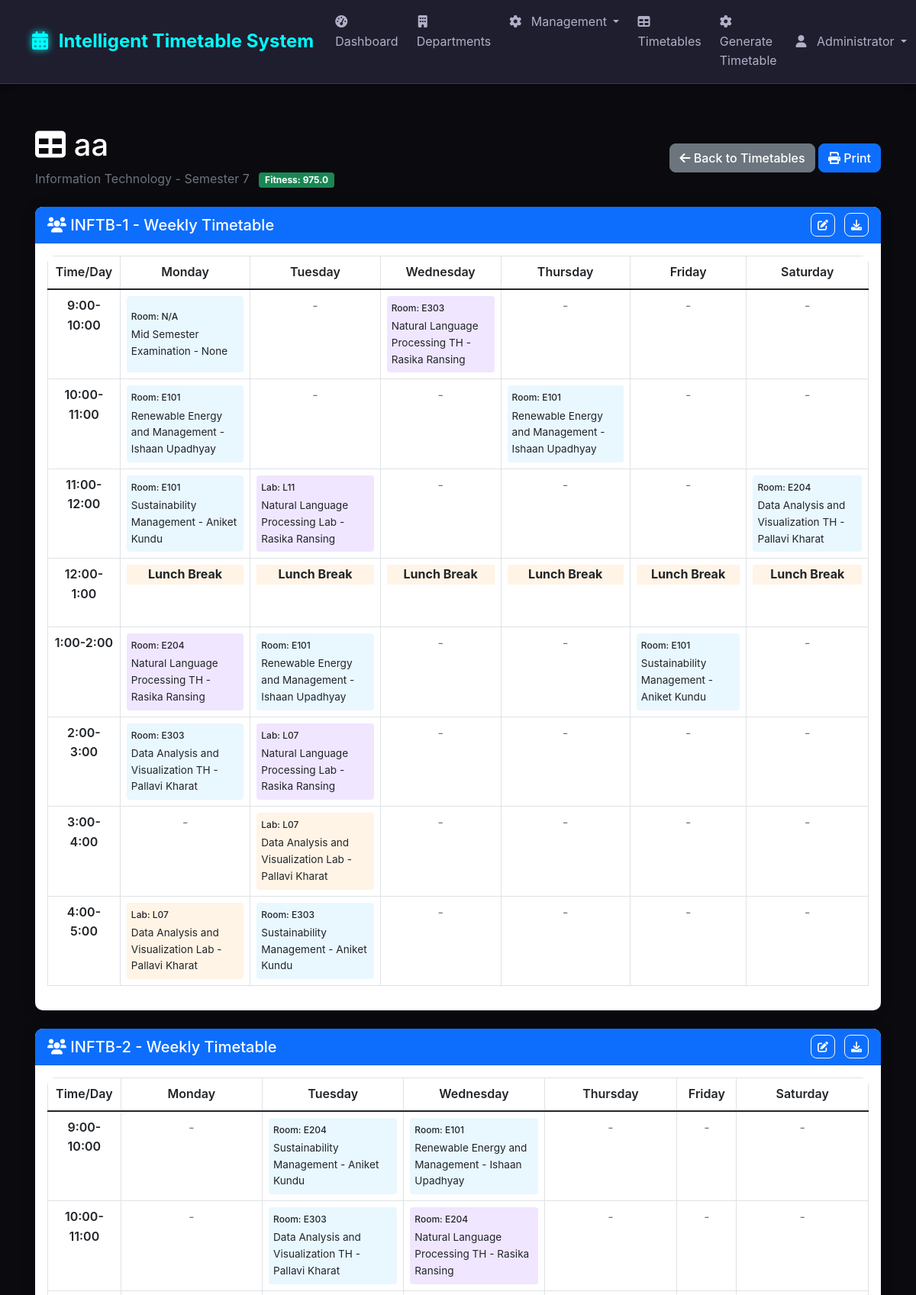
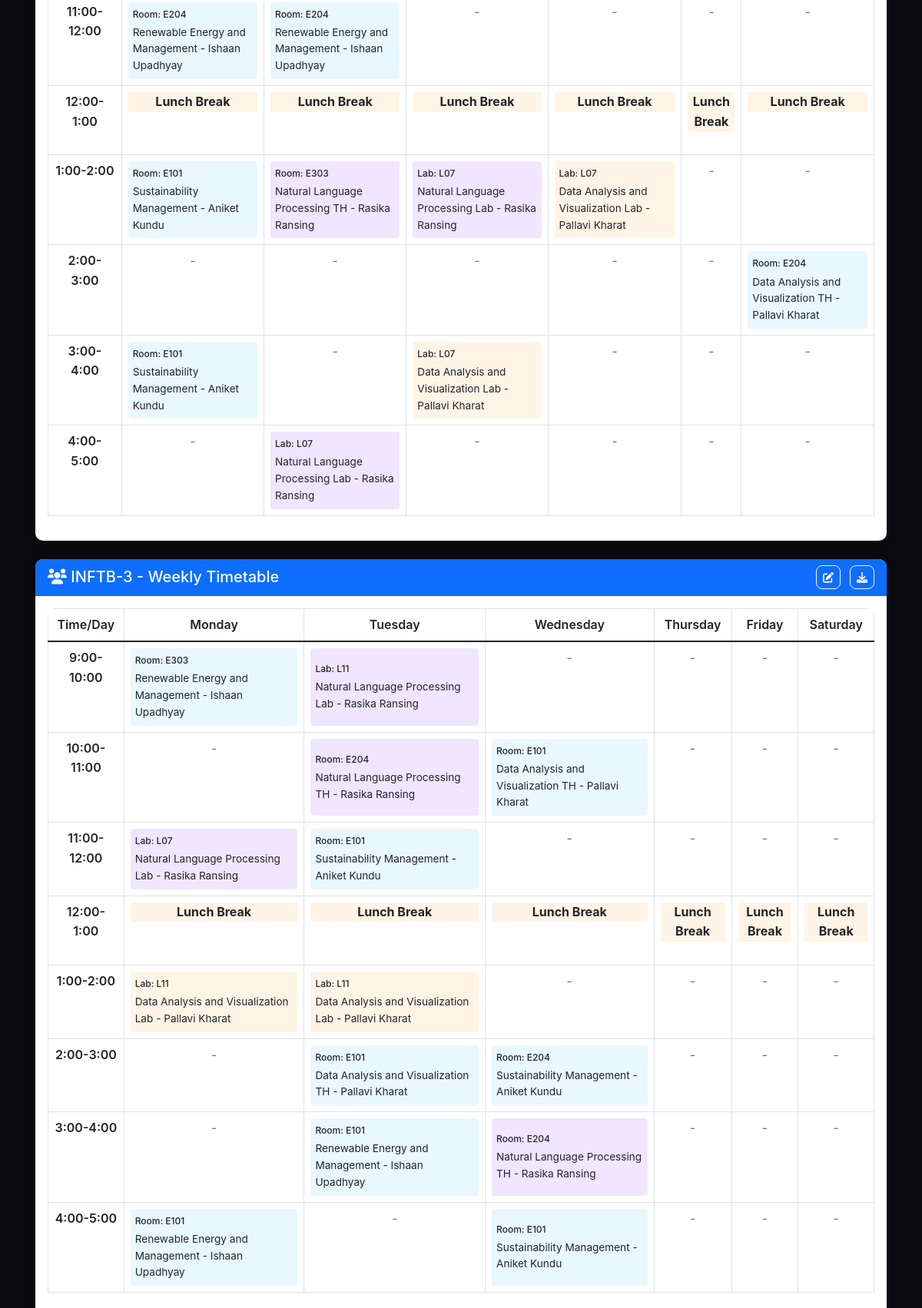
/timetable/15 (signed in, upper part), run on the app's committed database (2 pictures, top to bottom).
### tables this page shows
CREATE TABLE timetables (
            id INTEGER PRIMARY KEY AUTOINCREMENT,
            name TEXT NOT NULL,
            department_id INTEGER,
            semester INTEGER,
            fitness_score REAL,
            generated_by INTEGER,
            created_at DATETIME DEFAULT CURRENT_TIMESTAMP,
            FOREIGN KEY (department_id) REFERENCES departments (id),
            FOREIGN KEY (generated_by) REFERENCES users (id)
        );

CREATE TABLE departments (
            id INTEGER PRIMARY KEY AUTOINCREMENT,
            name TEXT NOT NULL,
            code TEXT UNIQUE NOT NULL,
            created_at DATETIME DEFAULT CURRENT_TIMESTAMP
        );

CREATE TABLE batches (
            id INTEGER PRIMARY KEY AUTOINCREMENT,
            name TEXT NOT NULL,
            department_id INTEGER,
            semester INTEGER,
            strength INTEGER,
            created_at DATETIME DEFAULT CURRENT_TIMESTAMP,
            FOREIGN KEY (department_id) REFERENCES departments (id)
        );

CREATE TABLE subjects (
            id INTEGER PRIMARY KEY AUTOINCREMENT,
            name TEXT NOT NULL,
            code TEXT UNIQUE NOT NULL,
            department_id INTEGER,
            subject_type TEXT DEFAULT 'THEORY',
            classes_per_week INTEGER DEFAULT 3,
            created_at DATETIME DEFAULT CURRENT_TIMESTAMP,
            FOREIGN KEY (department_id) REFERENCES departments (id)
        );

CREATE TABLE classrooms (
            id INTEGER PRIMARY KEY AUTOINCREMENT,
            name TEXT NOT NULL,
            capacity INTEGER,
            type TEXT DEFAULT 'CLASSROOM',
            department_id INTEGER,
            created_at DATETIME DEFAULT CURRENT_TIMESTAMP,
            FOREIGN KEY (department_id) REFERENCES departments (id)
        );

CREATE TABLE faculty (
            id INTEGER PRIMARY KEY AUTOINCREMENT,
            name TEXT NOT NULL,
            employee_id TEXT UNIQUE NOT NULL,
            department_id INTEGER,
            max_hours_per_day INTEGER DEFAULT 8,
            preferred_times TEXT,
            created_at DATETIME DEFAULT CURRENT_TIMESTAMP,
            FOREIGN KEY (department_id) REFERENCES departments (id)
        );

### app.py (the view)
@app.route('/timetable/<int:timetable_id>')
@login_required
def view_timetable(timetable_id):
    try:
        conn = sqlite3.connect('timetable.db')
        conn.row_factory = sqlite3.Row
        cursor = conn.cursor()
        cursor.execute('''
            SELECT t.*, d.name as department_name
            FROM timetables t
            LEFT JOIN departments d ON t.department_id = d.id
            WHERE t.id = ?
        ''', (timetable_id,))
        timetable_row = cursor.fetchone()
        if not timetable_row:
            flash('Timetable not found!', 'error')
            return redirect(url_for('timetables'))
        timetable_info = dict(timetable_row)
        cursor.execute('''
            SELECT ts.*, s.name as subject_name, s.code as subject_code, s.subject_type,
                   f.name as faculty_name, c.name as classroom_name,
                   b.name as batch_name, b.id as batch_id
            FROM timetable_slots ts
            LEFT JOIN subjects s ON ts.subject_id = s.id
            LEFT JOIN faculty f ON ts.faculty_id = f.id
            LEFT JOIN classrooms c ON ts.classroom_id = c.id
            LEFT JOIN batches b ON ts.batch_id = b.id
            WHERE ts.timetable_id = ?
            ORDER BY b.name, ts.day, ts.time_slot
        ''', (timetable_id,))
        slots = cursor.fetchall()
        organized_slots = {}
        days = ['Monday', 'Tuesday', 'Wednesday', 'Thursday', 'Friday', 'Saturday']
        time_slots = ['9:00-10:00', '10:00-11:00', '11:00-12:00', '12:00-1:00', '1:00-2:00', '2:00-3:00', '3:00-4:00', '4:00-5:00']
        cursor.execute('''
            SELECT b.id, b.name
            FROM batches b
            WHERE b.department_id = ? AND b.semester = ?
        ''', (timetable_info['department_id'], timetable_info['semester']))
        batches = cursor.fetchall()
        for batch in batches:
            organized_slots[batch['id']] = {
                'batch_name': batch['name'],
                'schedule': {day: {time: None for time in time_slots} for day in days}
            }
        for slot in slots:
            batch_id = slot['batch_id']
            day = slot['day']
            time_slot = slot['time_slot']
            organized_slots[batch_id]['schedule'][day][time_slot] = slot
        conn.close()
        return render_template('view_timetable.html',
                             timetable_info=timetable_info,
                             organized_slots=organized_slots,
                             days=days,
                             time_slots=time_slots)
    except Exception as e:
        print(f"Error viewing timetable: {str(e)}")
        flash(f'Error loading timetable: {str(e)}', 'error')
        return redirect(url_for('timetables'))

### app.py (called while the page is built)
def login_required(f):
    @wraps(f)
    def decorated_function(*args, **kwargs):
        if 'user_id' not in session:
            flash('Please log in to access this page.', 'error')
            return redirect(url_for('login'))
        return f(*args, **kwargs)
    return decorated_function

@app.context_processor
def utility_processor():
    return dict(get_faculty_subjects=get_faculty_subjects)

### templates/view_timetable.html (shortened to what this page needs)
{% extends "base.html" %}
{% block content %}
<div class="d-flex justify-content-between align-items-center mb-4">
    <div>
        <h1><i class="fas fa-table"></i> {{ timetable_info.name }}</h1>
        <p class="text-muted mb-0">
            {{ timetable_info.department_name }} - Semester {{ timetable_info.semester }}
            {% if timetable_info.fitness_score %}
                <span class="badge bg-{{ 'success' if timetable_info.fitness_score > 800 else 'warning' if timetable_info.fitness_score > 600 else 'danger' }} ms-2">
                    Fitness: {{ "%.1f"|format(timetable_info.fitness_score) }}
                </span>
            {% endif %}
        </p>
    </div>
    <div>
        <a href="{{ url_for('timetables') }}" class="btn btn-secondary">
            <i class="fas fa-arrow-left"></i> Back to Timetables
        </a>
        <button class="btn btn-primary" onclick="window.print()">
            <i class="fas fa-print"></i> Print
        </button>
    </div>
</div>
{% if organized_slots %}
    {% for batch_id, batch_data in organized_slots.items() %}
    <div class="card mb-4">
        <div class="card-header bg-primary text-white d-flex justify-content-between align-items-center">
            <h5 class="mb-0"><i class="fas fa-users"></i> {{ batch_data.batch_name }} - Weekly Timetable</h5>
            <div>
                <button class="btn btn-sm btn-outline-light me-2">
                    <i class="fas fa-edit"></i>
                </button>
                <button class="btn btn-sm btn-outline-light">
                    <i class="fas fa-download"></i>
                </button>
            </div>
        </div>
        <div class="card-body">
            <div class="table-responsive">
                <table class="table table-bordered">
                    <thead>
                        <tr>
                            <th class="timetable-header">Time/Day</th>
                            {% for day in days %}
                            <th class="timetable-header">{{ day }}</th>
                            {% endfor %}
                        </tr>
                    </thead>
                    <tbody>
                        {% for time_slot in time_slots %}
                        <tr>
                            <td class="timetable-header">{{ time_slot }}</td>
                            {% for day in days %}
                            <td class="timetable-cell">
                                {% if batch_data.schedule[day][time_slot] %}
                                    {% set slot = batch_data.schedule[day][time_slot] %}
                                    {% set is_lab = slot.subject_type == 'LAB' if slot.subject_type else False %}
                                    <div class="timetable-class {{ 'lab' if is_lab else '' }}">
                                        <div class="class-slot">
                                            {% if slot.classroom_name %}
                                                {{ 'Lab: ' if is_lab else 'Room: ' }}{{ slot.classroom_name }}
                                            {% else %}
                                                {{ 'Lab' if is_lab else 'Room' }}: N/A
                                            {% endif %}
                                        </div>
                                        {{ slot.subject_name }} - {{ slot.faculty_name }}
                                    </div>
                                {% elif time_slot == '12:00-1:00' %}
                                    <div class="text-center" style="background-color: #fff4e6;">
                                        <strong>Lunch Break</strong>
                                    </div>
                                {% else %}
                                    <div class="text-muted text-center">-</div>
                                {% endif %}
                            </td>
                            {% endfor %}
                        </tr>
                        {% endfor %}
                    </tbody>
                </table>
            </div>
        </div>
    </div>
    {% endfor %}
{% else %}
    <div class="alert alert-warning">
        <i class="fas fa-exclamation-triangle"></i>
        No timetable data found for this timetable.
    </div>
{% endif %}
                            {% set total_classes = namespace(count=0) %}
                            {% for batch_id, batch_data in organized_slots.items() %}
                                {% for day in days %}
                                    {% for time_slot in time_slots %}
                                        {% if batch_data.schedule[day][time_slot] and time_slot != '12:00-1:00' %}
                                            {% set total_classes.count = total_classes.count + 1 %}
                                        {% endif %}
                                    {% endfor %}
                                {% endfor %}
                            {% endfor %}
{% endblock %}

### static/css/style.css (style rules this page uses)
:root { --primary-color: #007bff; --secondary-color: #6c757d; --success-color: #28a745; --danger-color: #dc3545; --warning-color: #ffc107; --info-color: #17a2b8; }
body { background-color: #f8f9fa; font-family: 'Segoe UI', Tahoma, Geneva, Verdana, sans-serif; }
.card { border: none; border-radius: 10px; box-shadow: 0 0 20px rgba(0, 0, 0, 0.1); transition: transform 0.2s; }
.card-header { border-radius: 10px 10px 0 0 !important; font-weight: 600; }
.btn { border-radius: 8px; font-weight: 500; transition: all 0.3s; }
.table-responsive { border-radius: 10px; overflow: hidden; }

### templates/base.html (style rules this page uses)
:root { --bg-primary: #0a0a0f; --bg-secondary: #1a1a24; --bg-tertiary: #2a2a3a; --bg-card: #1e1e2e; --bg-hover: #2e2e3e; --text-primary: #ffffff; --text-secondary: #b0b0c8; --text-muted: #6b6b8a; --accent-blue: #00d4ff; --accent-cyan: #00ffff; --accent-purple: #8b5cf6; --accent-pink: #f472b6; --accent-green: #10b981; --accent-orange: #f97316; --accent-red: #ef4444; --border-color: #3a3a4a; --border-hover: #4a4a5a; --shadow-sm: 0 2px 10px rgba(0, 0, 0, 0.3); --shadow-md: 0 4px 20px rgba(0, 0, 0, 0.4); --shadow-lg: 0 8px 40px rgba(0, 0, 0, 0.5); --shadow-glow: 0 0 30px rgba(0, 212, 255, 0.3); --gradient-primary: linear-gradient(135deg, #667eea 0%, #764ba2 100%); --gradient-success: linear-gradient(135deg, #11998e 0%, #38ef7d 100%); --gradient-warning: linear-gradient(135deg, #f093fb 0%, #f5576c 100%); --gradient-info: linear-gradient(135deg, #4facfe 0%, #00f2fe 100%); }
body { background: var(--bg-primary); color: var(--text-primary); font-family: 'Inter', 'Segoe UI', system-ui, sans-serif; line-height: 1.6; overflow-x: hidden; }

### templates/view_timetable.html (style rules this page uses)
.timetable-header { background-color: var(--light); font-weight: 600; text-align: center; padding: 12px; }
.timetable-cell { border: 1px solid #dee2e6; padding: 8px; height: 90px; position: relative; vertical-align: top; }
.timetable-class { background-color: #e9f7ff; border-left: 4px solid var(--info); padding: 6px; border-radius: 4px; font-size: 0.85rem; height: 100%; display: flex; flex-direction: column; justify-content: center; }
.timetable-class.lab { background-color: #fff4e6; border-left: 4px solid var(--warning); }
.class-slot { font-size: 0.75rem; color: var(--secondary); margin-bottom: 4px; font-weight: 500; }
.timetable-class.english { border-left-color: #6f42c1; background-color: #f0e6ff; }

### data on the page
timetables: name "aa", semester "7", fitness_score "975.0"
departments: department_name "Information Technology"
batches: batch_name "INFTB-1"
subjects: subject_name "Mid Semester Examination"
classrooms: classroom_name "E303" "E303" "E303" "E303" "E303" "E303"
subjects: subject_name "Natural Language Processing TH" "Natural Language Processing TH" "Natural Language Processing TH" "Natural Language Processing TH" "Natural Language Processing TH" "Natural Language Processing TH"
faculty: faculty_name "Rasika Ransing" "Rasika Ransing" "Rasika Ransing" "Rasika Ransing" "Rasika Ransing" "Rasika Ransing" "Rasika Ransing" "Rasika Ransing" "Rasika Ransing" "Rasika Ransing" "Rasika Ransing" "Rasika Ransing"
classrooms: classroom_name "E101" "E101" "E101" "E101" "E101" "E101" "E101" "E101" "E101" "E101" "E101" "E101" "E101" "E101"
subjects: subject_name "Renewable Energy and Management" "Renewable Energy and Management" "Renewable Energy and Management" "Renewable Energy and Management" "Renewable Energy and Management" "Renewable Energy and Management" "Renewable Energy and Management" "Renewable Energy and Management" "Renewable Energy and Management"
faculty: faculty_name "Ishaan Upadhyay" "Ishaan Upadhyay" "Ishaan Upadhyay" "Ishaan Upadhyay" "Ishaan Upadhyay" "Ishaan Upadhyay" "Ishaan Upadhyay" "Ishaan Upadhyay" "Ishaan Upadhyay"
subjects: subject_name "Sustainability Management" "Sustainability Management" "Sustainability Management" "Sustainability Management" "Sustainability Management" "Sustainability Management" "Sustainability Management" "Sustainability Management" "Sustainability Management"
faculty: faculty_name "Aniket Kundu" "Aniket Kundu" "Aniket Kundu" "Aniket Kundu" "Aniket Kundu" "Aniket Kundu" "Aniket Kundu" "Aniket Kundu" "Aniket Kundu"
classrooms: classroom_name "L11" "L11" "L11" "L11"
subjects: subject_name "Natural Language Processing Lab" "Natural Language Processing Lab" "Natural Language Processing Lab" "Natural Language Processing Lab" "Natural Language Processing Lab" "Natural Language Processing Lab"
classrooms: classroom_name "E204" "E204" "E204" "E204" "E204" "E204" "E204" "E204" "E204" "E204"
subjects: subject_name "Data Analysis and Visualization TH" "Data Analysis and Visualization TH" "Data Analysis and Visualization TH" "Data Analysis and Visualization TH" "Data Analysis and Visualization TH" "Data Analysis and Visualization TH"
faculty: faculty_name "Pallavi Kharat" "Pallavi Kharat" "Pallavi Kharat" "Pallavi Kharat" "Pallavi Kharat" "Pallavi Kharat" "Pallavi Kharat" "Pallavi Kharat" "Pallavi Kharat" "Pallavi Kharat" "Pallavi Kharat" "Pallavi Kharat"
classrooms: classroom_name "L07" "L07" "L07" "L07" "L07" "L07" "L07" "L07"
subjects: subject_name "Data Analysis and Visualization Lab" "Data Analysis and Visualization Lab" "Data Analysis and Visualization Lab" "Data Analysis and Visualization Lab" "Data Analysis and Visualization Lab" "Data Analysis and Visualization Lab"
batches: batch_name "INFTB-2"
batches: batch_name "INFTB-3"

### other printed values
{{ session.full_name or session.username }} "Administrator"
{{ day }} "Monday" "Tuesday" "Wednesday" "Thursday" "Friday" "Saturday" "Monday" "Tuesday" "Wednesday" "Thursday" "Friday" "Saturday" "Monday" "Tuesday" "Wednesday" "Thursday" "Friday" "Saturday"
{{ time_slot }} "9:00-10:00" "10:00-11:00" "11:00-12:00" "12:00-1:00" "1:00-2:00" "2:00-3:00" "3:00-4:00" "4:00-5:00" "9:00-10:00" "10:00-11:00" "11:00-12:00" "12:00-1:00" "1:00-2:00" "2:00-3:00" "3:00-4:00" "4:00-5:00" "9:00-10:00" "10:00-11:00" "11:00-12:00" "12:00-1:00" "1:00-2:00" "2:00-3:00" "3:00-4:00" "4:00-5:00"
{{ 'Lab' if is_lab else 'Room' }} "Room"
{{ slot.faculty_name }} "None"
{{ 'Lab: ' if is_lab else 'Room: ' }} "Room:" "Room:" "Room:" "Room:" "Lab:" "Room:" "Room:" "Room:" "Room:" "Room:" "Lab:" "Lab:" "Lab:" "Room:" "Room:" "Room:" "Room:" "Room:" "Room:" "Room:" "Room:" "Room:" "Lab:" "Lab:" "Room:" "Room:" "Lab:" "Lab:" "Room:" "Lab:" "Room:" "Room:" "Lab:" "Room:" "Lab:" "Lab:" "Room:" "Room:" "Room:" "Room:" "Room:" "Room:"
